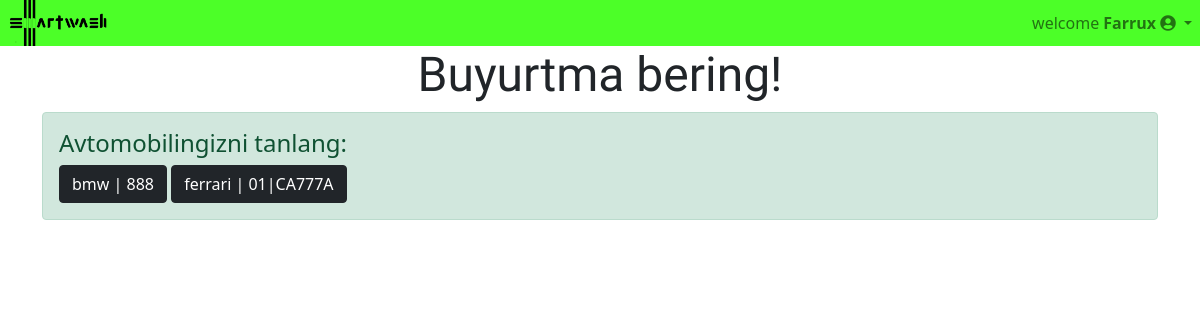
Screenshot of /order/ (signed in) with the database file from the repository.
### accounts/models.py (models this page shows, shortened)
class CustomUser(AbstractUser):
    tel = models.PositiveIntegerField(null=True, unique=True)
    shahar = models.CharField(max_length=20, null=True)
    photo = models.ImageField(upload_to='clientimages/', blank=True, null=True)
    USERNAME_FIELD = "tel"

### clients/models.py (models this page shows, shortened)
class Car(models.Model):
    id = models.UUIDField(primary_key=True, default=uuid.uuid4, editable=False)
    Model = models.CharField(max_length=20)
    Raqam = models.CharField(max_length=9)
    Rang = models.CharField(max_length=15)
    Photo = models.ImageField(upload_to='images/')
    date = models.DateTimeField(auto_now_add=True)
    author = models.ForeignKey(
        get_user_model(),
        on_delete=models.CASCADE
    )

### clients/decorators.py (the view)
        def wrapper_func(request, *args, **kwargs):
            group = None
            if request.user.groups.exists():
                group = request.user.groups.all()[0].name
            if group in allowed_roles:
                return view_func(request, *args, **kwargs)
            else:
                return redirect('clientHomePage')

### clients/utils.py (called while the page is built)
def fetchAuthorCar(request):
    author = request.user
    obj = Car.objects.filter(author=author)
    return obj

### clients/views.py (called while the page is built)
@login_required
@allowed_users(allowed_roles=['client', 'admin'])#/////////should be not_allowed//////////////
def orderPage(request):
    obj = fetchAuthorCar(request)
    context = {'cars': obj}
    return render(request, 'client/clientOrderPage.html', context)

### templates/client/clientOrderPage.html (shortened to what this page needs)
{% extends 'main.html' %} {% load crispy_forms_tags %}
{% load static %} {% block content %}
<div class="container">
  <div id="ordertitle" class="row">
    <div class="col text-center">
      <div class="display-5 fontgilda">Buyurtma bering!</div>
    </div>
    <div class="alert alert-success mt-2">
      <h4 class="alert-heading">Avtomobilingizni tanlang:</h4>
      {% for car in cars %}
      <button
        class="btn btn-dark"
        data-car-id="{{car.id}}"
        data-car-model="{{car.Model}}"
        data-car-color="{{car.Rang}}"
        data-car-number="{{car.Raqam}}"
        data-car-photo="{{car.Photo.url}}"
        onclick="getCar(this)"
      >
        {{car.Model}} | {{car.Raqam}}
      </button>
      {% endfor %}
    </div>
  </div>
</div>
{% endblock content %}

### templates/main.html (shortened to what this page needs)
<!DOCTYPE html>
{% load static %}
<html lang="en">
  <head>
    <link
      rel="stylesheet"
      type="text/css"
      href="{% static 'css/style.css' %}"
    />
    <link
      href="https://cdn.jsdelivr.net/npm/bootstrap@5.0.2/dist/css/bootstrap.min.css"
      rel="stylesheet"
    />
    <link
      rel="stylesheet"
      href="https://use.fontawesome.com/releases/v5.8.1/css/all.css"
    />
  </head>
  <body>
    <nav class="navbar navbar-expand-lg navbar-light p-0">
      <div class="container-fluid chul p-0">
        <a class="navbar-brand p-0 " href="{% url 'clientHomePage' %}">
          <img
            src="/static/images/smt.png"
            width="100"
            class="d-inline-block align-top my-0 mx-2"
            alt=""
          />
          </a
        >
        <div class="collapse navbar-collapse" id="navbarNavDropdown">
          {% if user.is_authenticated %}
          <ul class="navbar-nav">
            <li class="nav-item dropdown">
              <a
                class="nav-link dropdown-toggle"
                id="navbarDropdownMenuLink"
                role="button"
                data-bs-toggle="dropdown"
                aria-expanded="false"
                >welcome <b>{{ user.first_name | title}}</b>
                <i class="fas fa-user-circle"></i>
              </a>
            </li>
          </ul>
          {% endif %}
        </div>
      </div>
    </nav>
    {% if request.path == '/' %}
    <div class="layout">
      {% else %}
      <div>
      {% endif %}
      <div class="container">{% block content %} {% endblock content %}</div>
    </div>
  </body>
</html>

### static/css/style.css (style rules this page uses)
.fontgilda { font-family: "Gilda Display", serif; }
body { margin: 0; padding: 0; height: 100vh; font-family: "Barlow Semi Condensed", sans-serif; font-size: large; }
.chul { background-color: #2bff00d7; }

### rows the page displays
CustomUser: first_name "Farrux"
Car: Model "bmw", Raqam "888"
Car: Model "ferrari", Raqam "01|CA777A"
